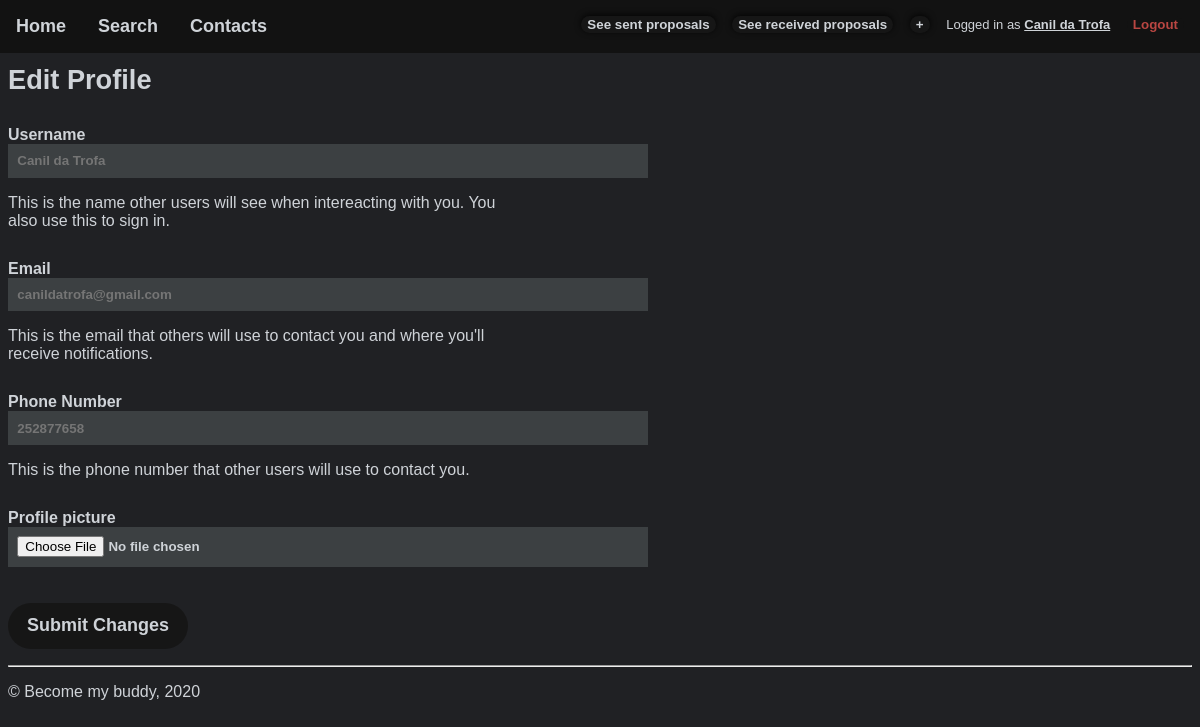
/pages/edit_profile.php (signed in), run on the app's committed database.
### tables this page shows
CREATE TABLE User(
    id INTEGER PRIMARY KEY,
    username TEXT UNIQUE NOT NULL,
    password TEXT NOT NULL,
    email TEXT UNIQUE NOT NULL,
    mobile_number CHAR(9) UNIQUE NOT NULL,
    extension TEXT
);

### pages/edit_profile.php (called while the page is built, shortened)
<?php
  include_once('../templates/common/tpl_header_noimg.php');
  include('../database/queries/db_user.php');
  include('../templates/tpl_profile.php');
  $user = getUserInfo($_SESSION['username']);
  drawEditProfile($user);
  include_once('../templates/common/tpl_footer.php');
?>

### database/queries/db_user.php (called while the page is built, shortened)
<?php
function getUserInfo($username)
{
    $user_id = getUserId($username)['id'];
    $db = Database::instance()->db();
    $stmt = $db->prepare(
        '
        SELECT id, username, email, mobile_number, extension
        FROM User
        WHERE User.id = ?'
    );
    $stmt->execute(array($user_id));
    $users = $stmt->fetchAll();
    if (count($users) > 0) { return $users[0];
    } else { return null;
    }
}
function getUserId($username)
{
    $db = Database::instance()->db();
    $stmt = $db->prepare(
        'SELECT id FROM User WHERE username LIKE ?'
    );
    $stmt->execute(array($username));
    return $stmt->fetch();
}
?>

### templates/tpl_profile.php (the view, shortened to what this page needs)
    <?php
function drawEditProfile($user)
{
    ?>
    <section class="profile">
        <h2><b>Edit Profile</b></h2>
        <form class="verticalform" id="profileform" method="post" action="../actions/action_edit_profile.php" enctype="multipart/form-data">
            <div class="form-item profileform-item">
                <label for="username">Username</label>
                <input id="username" type="text" name="username" placeholder="<?php echo $user['username']; ?>">
                <p class="note">This is the name other users will see when intereacting with you.
                  You also use this to sign in.</p>
            </div>
            <div class="form-item profileform-item">
                <label for="email">Email</label>
                <input id="email" type="text" name="email" placeholder="<?php echo $user['email']; ?>">
                <p class="note">This is the email that others will use to contact you and where you'll receive notifications.</p>
            </div>
            <div class="form-item profileform-item">
                <label for="mobile_number">Phone Number</label>
                <input id="mobile_number" type="text" name="mobile_number" placeholder="<?php echo $user['mobile_number']; ?>">
                <p class="note">This is the phone number that other users will use to contact you.</p>
            </div>
            <div class="form-item profileform-item">
                <label for="image">Profile picture</label>
                <input id="image" type="file" name="image">
            </div>
            <input class="form-button profileform-button" type="submit" value="Submit Changes">
        </form>
    </section>
    <?php
}
    ?>

### css/style.css (style rules this page uses)
:root { --fonts: helvetica, sans-serif; --background: #202124; --background-dark: #161616; --main: #cfd3d8; --green: #5d8d79; --red: #b94642; --darkGreen: #2f5e4a; --orange: #8d645d; --dark: #121212; --light: #3c4042; --button-corner-radius: 2em; --items-text-corner-radius: 0.6em; --comment-corner-radius: 0.6em; --petimage-corner-radius: 1em; --petimage-corner-radius-inner: 0.85em; --petimage-size: 16em; --petpost-img-size: 18em; }
body { font-family: var(--fonts); color: var(--main); background-color: var(--background); }
p { width: 80%; max-width: 60em; }
h2 { font-size: 1.7em; font-weight: normal; }
button, input[type="submit"] { border: none; border-radius: var(--button-corner-radius); color: var(--main); background-color: var(--background-dark); text-align: center; }
.verticalform { display: flex; flex-direction: column; align-items: left; }
.form-item { position: relative; display: inline-block; text-align: left; }
.form-item > label { position: absolute; bottom: 100%; left: 0; font-weight: bold; }
.form-item > input, .form-item > select { border: none; width: 100%; padding: 0.7em; box-sizing: border-box; background-color: var(--light); color: var(--main); font-weight: bold; }
.form-button { padding: 0.7em; box-sizing: border-box; background-color: var(--green); color: var(--background); font-weight: bold; font-size: large; }
#profileform { margin-top: 3em; }
.profileform-item { max-width: 40em; }
.profileform-item + .profileform-item { margin-top: 2em; }
.profileform-button { margin-top: 2em; width: 10em; }

### css/layout.css (style rules this page uses)
:root { --top-bar-height: 4em; --bottom-bar-height: 4em; --list_gap: 2em; --list_gap_inv: -2em; --list-height: 48em; }
body { margin-top: var(--top-bar-height); }

### css/responsive.css (style rules this page uses)
:root { --top-bar-height: 4em; }

### data on the page
user: username "Canil da Trofa", email "canildatrofa@gmail.com", mobile_number "252877658"

### other printed values
$_SESSION['username'] "Canil da Trofa"
